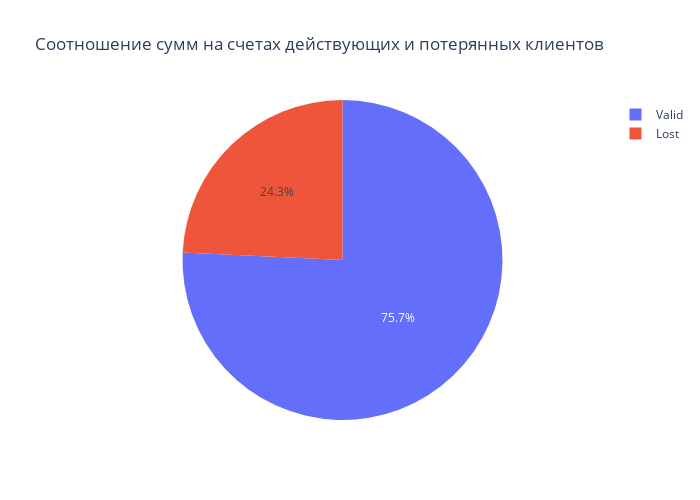

The code cell stored with this chart in its notebook:
### Markdown cell above
9.3 Посмотрите на распределение баланса клиента в разрезе признака оттока. 
Как различаются суммы на накопительном счёте ушедших и лояльных клиентов? 
Подумайте и напишите, с чем это может быть связано, что может не устраивать ушедших клиентов в банке.

### Code cell
df = churn_data.groupby('Balance', as_index=False).count()
df = churn_data
fig = px.pie(df,
             values='Balance',
             names='status_client',
             title='Соотношение сумм на счетах действующих и потерянных клиентов',
             height=500, #высота
            width=700, #ширина
            )
fig.show()

### Figure 1 — Plotly figure (JSON) as saved in the notebook; plotly's stock layout.template omitted (floating-point values rounded to 4 significant figures; data arrays with more than 128 entries replaced by an {"elided": "..."} marker saying what was removed)
{"data": [{"domain": {"x": [0, 1], "y": [0, 1]}, "hovertemplate": "status_client=%{label}<br>Balance=%{value}<extra></extra>", "labels": {"elided": "10000 str values"}, "legendgroup": "", "name": "", "showlegend": true, "type": "pie", "values": {"elided": "10000 float values"}}], "layout": {"height": 500, "legend": {"tracegroupgap": 0}, "title": {"text": "Соотношение сумм на счетах действующих и потерянных клиентов"}, "width": 700}}
